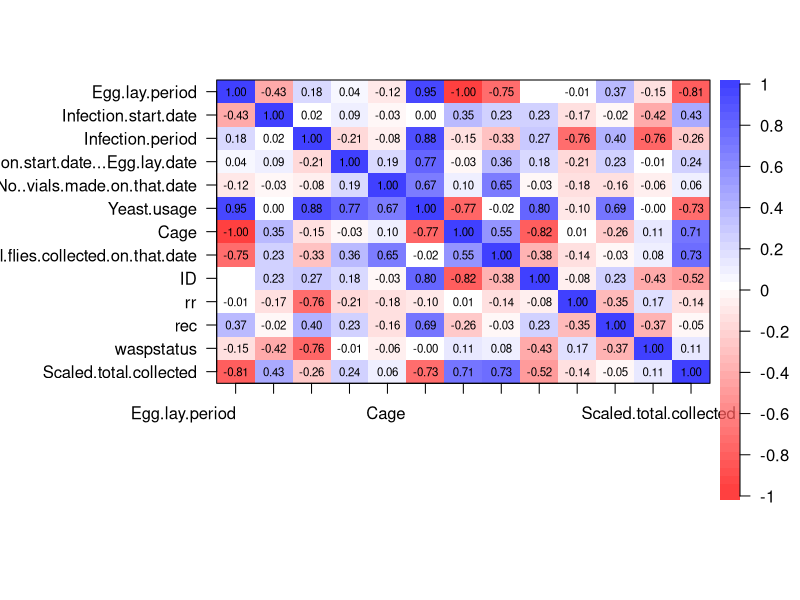
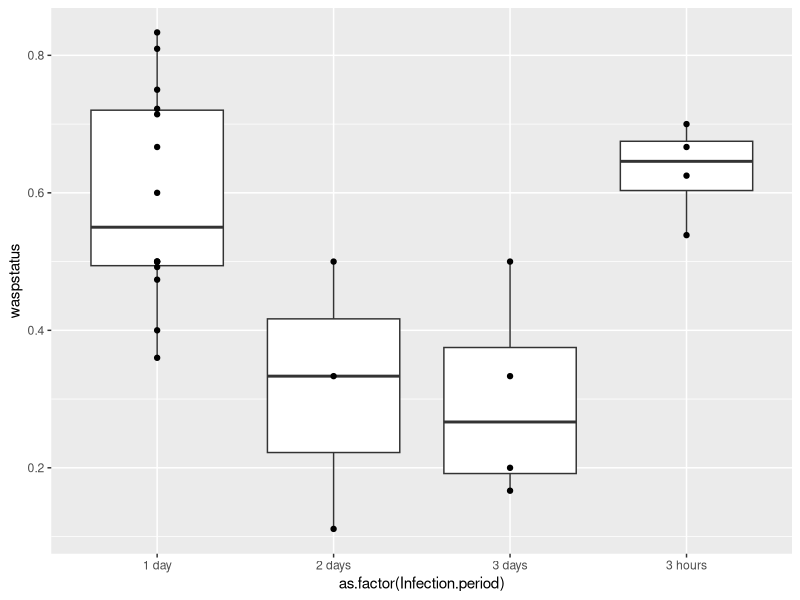
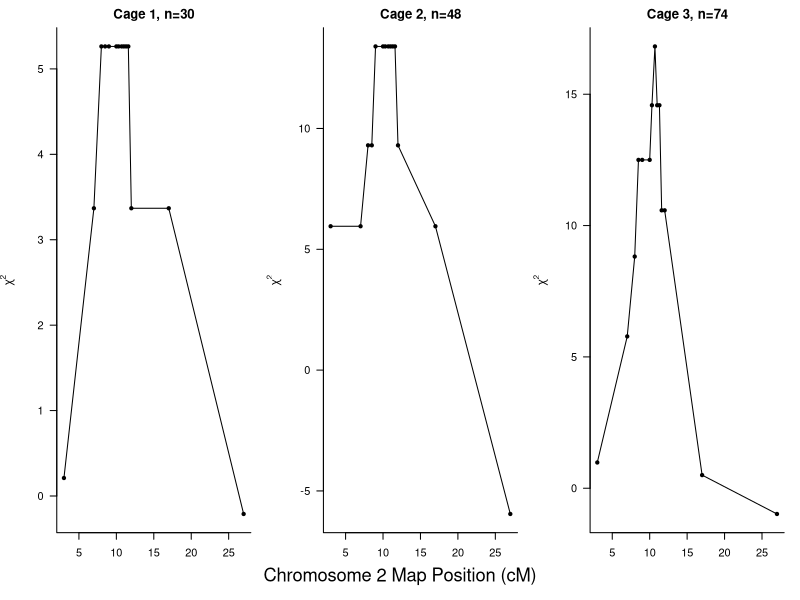

Here is the R script that generated these plots, in order:
###Script to test if experimental strategy or cage had an effect on chr II risk ratio
library(dplyr)
library(ggplot2)
library(psych)
library(polycor)
library(zoo)
library(lmerTest)

setwd(dirname(rstudioapi::getActiveDocumentContext()$path))
##file with all meta data for experimental strategies and genotypes of adult flies with capsules
all_samples <- read.csv(file = "all_samples.csv", header = T, stringsAsFactors = F)
all_samples<- all_samples[-c(1:6)]
all_samples<- all_samples[-c(2)]
all_samples<- all_samples[-c(3)]
all_samples<- all_samples[-c(18:25)]
all_samples<- all_samples[-c(12:16)]

##create unique experimental strategy id
all_samples$ID <- paste(all_samples$Egg.lay.period,all_samples$Infection.start.date,all_samples$Infection.start.date...Egg.lay.date,sep="_")

##calculate risk ratio by experimental strategy
all_samples2 <- cbind(all_samples["ID"],all_samples["Genotype..3.and.27.cM."])
all_samples2 <- all_samples2 %>% group_by(ID) %>% count(Genotype..3.and.27.cM.)
all_samplesHH <- all_samples2[all_samples2$Genotype..3.and.27.cM. %in% "HH",]
all_samplesSS <- all_samples2[all_samples2$Genotype..3.and.27.cM. %in% "SS",]
all_samplesrr <- inner_join(all_samplesHH,all_samplesSS,by="ID")
all_samplesrr$rr <- all_samplesrr$n.x/all_samplesrr$n.y
all_samplesrr <- cbind(all_samplesrr["ID"],all_samplesrr["rr"])
all_samples <- left_join(all_samples,all_samplesrr,by="ID")

##calculate number of recombinants by experimental strategy
all_samples2_nrec <- all_samples2[all_samples2$Genotype..3.and.27.cM. %in% c("HH","SS"),]
all_samples2_nrec <- all_samples2_nrec %>% group_by(ID) %>% tally(n)
all_samples2_rec <- all_samples2[all_samples2$Genotype..3.and.27.cM. %in% c("HS","SH"),]
all_samples2_rec <- all_samples2_rec %>% group_by(ID) %>% tally(n)
all_samplesrec <- inner_join(all_samples2_nrec,all_samples2_rec,by="ID")
all_samplesrec$n <- all_samplesrec$n.x + all_samplesrec$n.y
all_samplesrec$rec <- all_samplesrec$n.y / all_samplesrec$n
all_samplesrec <- cbind(all_samplesrec["ID"],all_samplesrec["rec"])
all_samples <- left_join(all_samples,all_samplesrec,by="ID")

##calculate proportion of recombinant samples amplifying wasp DNA test by experimental strategy
all_samples_wasp <- all_samples[all_samples$Wasp.DNA.amplified %in% c("Y","N"),]
all_samples_wasp <- cbind(all_samples_wasp["ID"],all_samples_wasp["Wasp.DNA.amplified"])
all_samples_wasp <- all_samples_wasp %>% group_by(ID) %>% count(Wasp.DNA.amplified)
all_samples_wasp_y <- all_samples_wasp[all_samples_wasp$Wasp.DNA.amplified %in% "Y",]
all_samples_wasp_n <- all_samples_wasp[all_samples_wasp$Wasp.DNA.amplified %in% "N",]
all_samples_wasp <- inner_join(all_samples_wasp_y,all_samples_wasp_n,by = "ID")
all_samples_wasp$waspstatus <- all_samples_wasp$n.x/(all_samples_wasp$n.x+all_samples_wasp$n.y)
all_samples_wasp <-  cbind(all_samples_wasp["ID"],all_samples_wasp["waspstatus"])
all_samples <- left_join(all_samples,all_samples_wasp,by="ID")

##remove duplicated rows
all_samples <- all_samples[-c(9:11)]
all_samples <- all_samples[-c(9)]
all_samples <- all_samples[!duplicated(all_samples),]
all_samples$Scaled.total.collected <- all_samples$Total.flies.collected.on.that.date/all_samples$No..vials.made.on.that.date

##correlation matrix for factors
cor.plot(hetcor(all_samples[complete.cases(all_samples),]))

##test effect of each variable in experimental strategy on risk ratio
anova(lmerTest::lmer(data=all_samples,rr~ Infection.period*Infection.start.date...Egg.lay.date*Egg.lay.period+(1|Cage)))

ggplot(data=all_samples,aes(x=as.factor(Infection.period),y=waspstatus))+
  geom_boxplot()+
  geom_point()

##plot qtl map by cage

par(mfrow=c(1,3))
HSSH <- read.csv("HS-SH,15-5.csv")
HSSH <- HSSH[HSSH$Cage %in% c(1),]
#create matrix of marker genotypes
genotypes1=HSSH[,grep("cM",names(HSSH))]
names(genotypes1)=gsub(".cM", "", names(genotypes1))
names(genotypes1)=gsub("X", "", names(genotypes1))
ind=order(as.numeric(names(genotypes1)))
genotypes1=data.matrix(genotypes1[,ind])
##only samples with wasp 1 amplification
genotypes1 <- genotypes1[HSSH$Wasp.DNA.amplified=="Y",]
#impute missing genotypes when flanking values same
is.wholenumber <-
  function(x, tol = .Machine$double.eps^0.5)  abs(x - round(x)) < tol
genotypes2=t(apply(genotypes1,1,na.approx))
ind=rowSums(!t(apply(genotypes2,1,is.wholenumber)))==0
genotypes=genotypes2[ind,]
#test if genotypes differ from 50:50
genotypes[genotypes==2]=0
chi2=vector()
for(i in 1:ncol(genotypes)){
  x=prop.test(sum(genotypes[,i]),nrow(genotypes),p=0.5)$statistic
  #next line changes sign depnding on whether in correct direction
  chi2[i]=ifelse((sum(genotypes[,i])/nrow(genotypes)>0.5),
                 x,-x)
}
locations=as.numeric(colnames(genotypes1))
#pdf(file="qtl mapping in adults_removegreateronedayofinfection.pdf",height=3.8,width=3.8)
par(mar=c(5.1,4.3,2.1,1.2))
plot(chi2~locations,type="l",
     xlab="",
     ylab=expression(chi^2),
     las=1,bty="l",
     main=paste("Cage 1, n=",nrow(genotypes1),sep=""))
points(chi2~locations,type="p",pch=20)
#dev.off()


HSSH <- read.csv("HS-SH,15-5.csv")
HSSH <- HSSH[HSSH$Cage %in% c(2),]
#create matrix of marker genotypes
genotypes1=HSSH[,grep("cM",names(HSSH))]
names(genotypes1)=gsub(".cM", "", names(genotypes1))
names(genotypes1)=gsub("X", "", names(genotypes1))
ind=order(as.numeric(names(genotypes1)))
genotypes1=data.matrix(genotypes1[,ind])
##only samples with wasp 1 amplification
genotypes1 <- genotypes1[HSSH$Wasp.DNA.amplified=="Y",]
#impute missing genotypes when flanking values same
is.wholenumber <-
  function(x, tol = .Machine$double.eps^0.5)  abs(x - round(x)) < tol
genotypes2=t(apply(genotypes1,1,na.approx))
ind=rowSums(!t(apply(genotypes2,1,is.wholenumber)))==0
genotypes=genotypes2[ind,]
#test if genotypes differ from 50:50
genotypes[genotypes==2]=0
chi2=vector()
for(i in 1:ncol(genotypes)){
  x=prop.test(sum(genotypes[,i]),nrow(genotypes),p=0.5)$statistic
  #next line changes sign depnding on whether in correct direction
  chi2[i]=ifelse((sum(genotypes[,i])/nrow(genotypes)>0.5),
                 x,-x)
}
locations=as.numeric(colnames(genotypes1))
#pdf(file="qtl mapping in adults_removegreateronedayofinfection.pdf",height=3.8,width=3.8)
par(mar=c(5.1,4.3,2.1,1.2))
plot(chi2~locations,type="l",
     xlab="",
     ylab=expression(chi^2),
     las=1,bty="l" ,
     main=paste("Cage 2, n=",nrow(genotypes1),sep=""))
points(chi2~locations,type="p",pch=20)
#dev.off()


HSSH <- read.csv("HS-SH,15-5.csv")
HSSH <- HSSH[HSSH$Cage %in% c(3),]
#create matrix of marker genotypes
genotypes1=HSSH[,grep("cM",names(HSSH))]
names(genotypes1)=gsub(".cM", "", names(genotypes1))
names(genotypes1)=gsub("X", "", names(genotypes1))
ind=order(as.numeric(names(genotypes1)))
genotypes1=data.matrix(genotypes1[,ind])
##only samples with wasp 1 amplification
genotypes1 <- genotypes1[HSSH$Wasp.DNA.amplified=="Y",]
#impute missing genotypes when flanking values same
is.wholenumber <-
  function(x, tol = .Machine$double.eps^0.5)  abs(x - round(x)) < tol
genotypes2=t(apply(genotypes1,1,na.approx))
ind=rowSums(!t(apply(genotypes2,1,is.wholenumber)))==0
genotypes=genotypes2[ind,]
#test if genotypes differ from 50:50
genotypes[genotypes==2]=0
chi2=vector()
for(i in 1:ncol(genotypes)){
  x=prop.test(sum(genotypes[,i]),nrow(genotypes),p=0.5)$statistic
  #next line changes sign depnding on whether in correct direction
  chi2[i]=ifelse((sum(genotypes[,i])/nrow(genotypes)>0.5),
                 x,-x)
}
locations=as.numeric(colnames(genotypes1))
#pdf(file="qtl mapping in adults_removegreateronedayofinfection.pdf",height=3.8,width=3.8)
par(mar=c(5.1,4.3,2.1,1.2))
plot(chi2~locations,type="l",
     xlab="",
     ylab=expression(chi^2),
     las=1,bty="l" ,
     main=paste("Cage 3, n=",nrow(genotypes1),sep=""))
points(chi2~locations,type="p",pch=20)

mtext("Chromosome 2 Map Position (cM)",
      side=1,outer=T,line=-2.2,cex=1.1, at = 0.5)
#dev.off()
